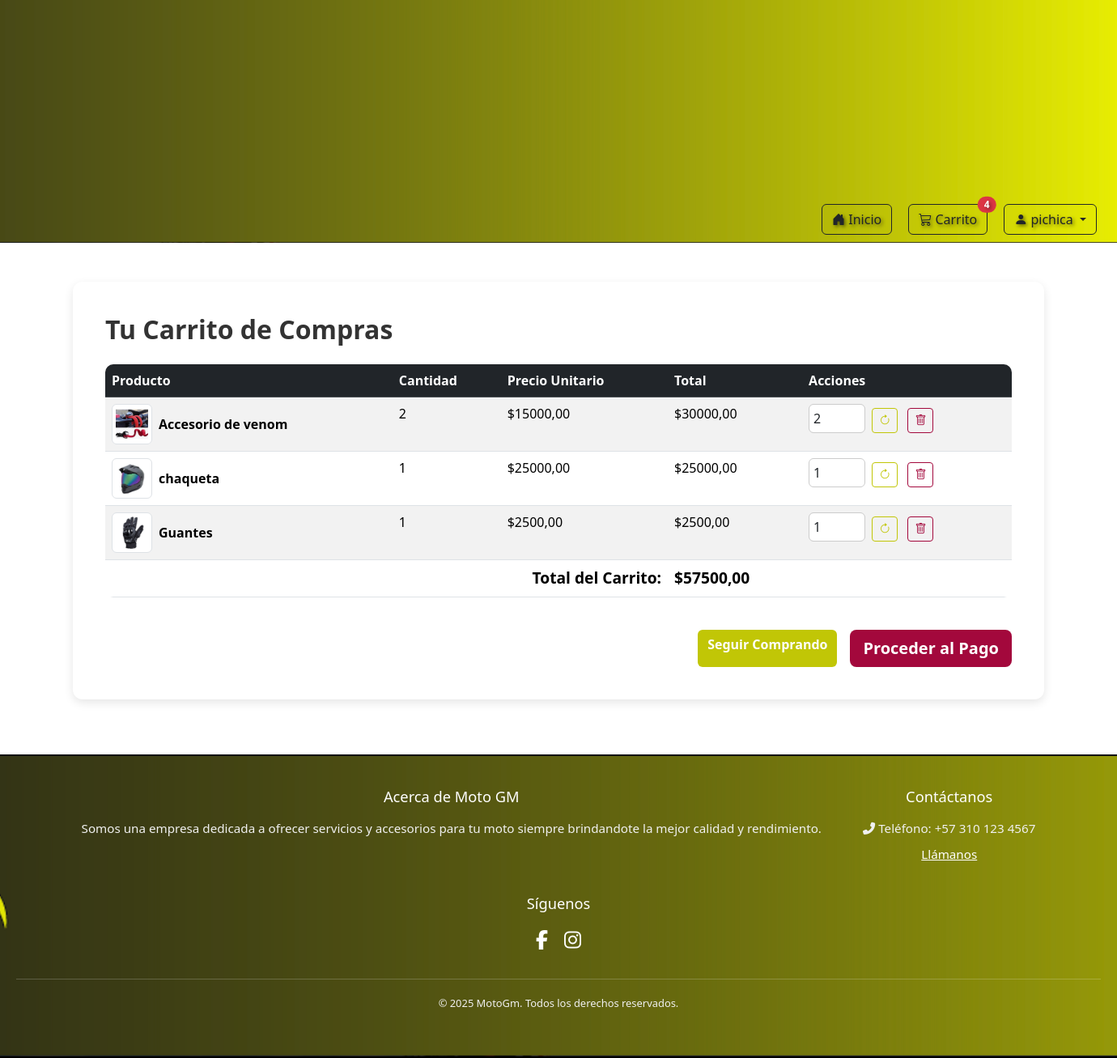
Screenshot of /productos/carrito/ (signed in) with the database file from the repository.
### productos/models.py (models this page shows, shortened)
class CarritoItem(models.Model):
        usuario = models.ForeignKey(User, on_delete=models.CASCADE, null=True, blank=True)
        session_key = models.CharField(max_length=40, null=True, blank=True)
        producto = models.ForeignKey(Producto, on_delete=models.CASCADE)
        cantidad = models.PositiveIntegerField(default=1)
        fecha_agregado = models.DateTimeField(auto_now_add=True)
        class Meta:
            unique_together = ('usuario', 'producto', 'session_key')
        def get_total_item_price(self):
            return self.cantidad * self.producto.precio

class Producto(models.Model):
    nombre = models.CharField(max_length=200)
    descripcion = models.TextField()
    precio = models.DecimalField(max_digits=10, decimal_places=2)
    imagen = models.ImageField(upload_to='productos/', null=True, blank=True) # Las imágenes se guardarán en media/productos/
    stock = models.IntegerField(default=0)
    disponible = models.BooleanField(default=True)
    fecha_creacion = models.DateTimeField(auto_now_add=True)
    ultima_actualizacion = models.DateTimeField(auto_now=True)
    categoria = models.ForeignKey(Categoria, on_delete=models.SET_NULL, null=True, blank=True, related_name='productos')
    class Meta:
        ordering = ['nombre'] # Ordena los productos por nombre por defecto

### productos/views.py (the view)
# urls.py: path('carrito/', views.view_cart, name='view_cart'),
def view_cart(request):
    identifier = _get_or_create_cart_identifier(request)
    if identifier['usuario']: # Usuario logueado
        carrito_items = CarritoItem.objects.filter(usuario=identifier['usuario']).select_related('producto')
    else: # Usuario anónimo
        carrito_items = CarritoItem.objects.filter(session_key=identifier['session_key']).select_related('producto')
    total_carrito = sum(item.get_total_item_price() for item in carrito_items)
    context = {
        'carrito_items': carrito_items,
        'total_carrito': total_carrito,
    }
    return render(request, 'productos/carrito.html', context)

### productos/context_processors.py (called while the page is built)
def cart_item_count(request):
    cart_count = 0
    if request.user.is_authenticated:
        cart_count = CarritoItem.objects.filter(usuario=request.user).count() # o .aggregate(Sum('cantidad'))['cantidad__sum'] si quieres sumar las cantidades
    return {'cart_count': cart_count}

### productos/views.py (called while the page is built)
def _get_or_create_cart_identifier(request):
    if request.user.is_authenticated:
        return {'usuario': request.user, 'session_key': None}
    else:
        if not request.session.session_key:
            request.session.save() # Forzar la creación de una session_key si no existe
        return {'usuario': None, 'session_key': request.session.session_key}

### productos/templates/productos/carrito.html (shortened to what this page needs)
{% extends 'core/base.html' %}
{% load static %}
{% block content %}
<div class="container my-5">
    <h1 class="mb-4">Tu Carrito de Compras</h1>
    {% if carrito_items %}
        <div class="table-responsive">
            <table class="table table-striped table-hover">
                <thead class="table-dark">
                    <tr>
                        <th scope="col">Producto</th>
                        <th scope="col">Cantidad</th>
                        <th scope="col">Precio Unitario</th>
                        <th scope="col">Total</th>
                        <th scope="col">Acciones</th>
                    </tr>
                </thead>
                <tbody>
                    {% for item in carrito_items %}
                        <tr>
                            <td>
                                <div class="d-flex align-items-center">
                                    {% if item.producto.imagen %}
                                        <img src="{{ item.producto.imagen.url }}" alt="{{ item.producto.nombre }}" class="img-thumbnail me-2" style="width: 50px; height: 50px; object-fit: cover;">
                                    {% endif %}
                                    <a href="{% url 'productos:detalle_producto' item.producto.pk %}">{{ item.producto.nombre }}</a>
                                </div>
                            </td>
                            <td>{{ item.cantidad }}</td>
                            <td>${{ item.producto.precio }}</td>
                            <td>${{ item.get_total_item_price }}</td>
                            <td class="action-buttons">
                                <form action="{% url 'productos:update_cart_item' item.id %}" method="post" class="d-inline me-2">
                                    <input type="number" name="cantidad" value="{{ item.cantidad }}" min="1" max="{{ item.producto.stock }}" class="form-control d-inline-block me-1" style="width: 70px;">
                                    <button type="submit" class="btn btn-sm btn-outline-secondary" title="Actualizar">
                                        <i class="bi bi-arrow-clockwise"></i>
                                    </button>
                                </form>
                                <form action="{% url 'productos:remove_from_cart' item.id %}" method="post" class="d-inline">
                                    <button type="submit" class="btn btn-sm btn-outline-danger" title="Eliminar">
                                        <i class="bi bi-trash"></i>
                                    </button>
                                </form>
                            </td>
                        </tr>
                    {% endfor %}
                </tbody>
                <tfoot>
                    <tr>
                        <th colspan="3" class="text-end">Total del Carrito:</th>
                        <th>${{ total_carrito }}</th>
                        <th></th>
                    </tr>
                </tfoot>
            </table>
        </div>
        <div class="d-grid gap-2 d-md-flex justify-content-md-end mt-4">
            <a href="{% url 'landing_page' %}" class="btn btn-secondary me-md-2">Seguir Comprando</a>
            <a href="{% url 'productos:checkout' %}" class="btn btn-danger btn-lg">Proceder al Pago</a>
        </div>
    {% else %}
        <div class="alert alert-info text-center" role="alert">
            Tu carrito de compras está vacío. <a href="{% url 'landing_page' %}" class="alert-link">¡Explora nuestros productos!</a>
        </div>
    {% endif %}
</div>
{% endblock content %}

### core/templates/core/base.html (shortened to what this page needs)
{% load static %}
<!DOCTYPE html>
<html lang="es">
<head>
    <link rel="stylesheet" href="https://cdnjs.cloudflare.com/ajax/libs/font-awesome/6.5.2/css/all.min.css" xintegrity="sha512-SnH5WK+bZxgPHs44uWIX+LLJAJ9/2PkPKZ5QiAj6Ta86w+fsb2TkcmfRyVX3pBnMFcV7oQPJkl9QevSCWr3W6A==" />
    <link href="https://cdn.jsdelivr.net/npm/bootstrap@5.3.7/dist/css/bootstrap.min.css" rel="stylesheet" xintegrity="sha384-LN+7fdVzj6u52u30Kp6M/trliBMCMKTyK833zpbD+pXdCLuTusPj697FH4R/5mcr">
    <link rel="stylesheet" href="{% static 'core/stylecore.css' %}">
    <link rel="stylesheet" href="https://cdn.jsdelivr.net/npm/bootstrap-icons@1.13.1/font/bootstrap-icons.min.css">
</head>
<body>
    <div class="container1">
        <div class="top-banner">
            <div class="banner-content">
            </div>
        </div>
        <div class="banner-buttons">
            <a href="{% url 'landing_page' %}" class="btn btn-outline-dark">
                <i class="bi bi-house-door-fill"></i> Inicio
            </a>
            <a href="{% url 'productos:view_cart' %}" class="btn btn-outline-dark position-relative">
                <i class="bi bi-cart3"></i> Carrito
                <span id="cart-count-badge" class="position-absolute top-0 start-100 translate-middle badge rounded-pill bg-danger d-none">
                </span>
            </a>
            {% if user.is_authenticated %}
                <div class="dropdown">
                    <a class="btn btn-outline-dark dropdown-toggle" href="#" role="button" id="userDropdown" data-bs-toggle="dropdown" aria-expanded="false">
                        <i class="bi bi-person-fill"></i> {{ user.username }}
                    </a>
                </div>
            {% endif %}
        </div>
    </div>
    <div class="main-content">
        {% block content %}
        {% endblock content %}
    </div>
    <footer class="main-footer">
        <div class="footer-content">
            <div class="footer-description">
                <h3>Acerca de Moto GM</h3>
                <p>Somos una empresa dedicada a ofrecer servicios y accesorios para tu moto siempre brindandote la mejor calidad y rendimiento.</p>
            </div>
            <div class="footer-contact">
                <h3>Contáctanos</h3>
                <p><i class="fas fa-phone-alt"></i> Teléfono: +57 310 123 4567</p>
                <p><a href="tel:+573101234567" class="phone-link">Llámanos</a></p>
            </div>
            <div class="footer-social">
                <h3>Síguenos</h3>
                <div class="social-icons">
                    <a href="https://facebook.com/tu_emprendimiento" target="_blank" aria-label="Facebook"><i class="fab fa-facebook-f"></i></a>
                    <a href="https://instagram.com/tu_emprendimiento" target="_blank" aria-label="Instagram"><i class="fab fa-instagram"></i></a>
                </div>
            </div>
        </div>
        <div class="footer-bottom">
            <p>&copy; 2025 MotoGm. Todos los derechos reservados.</p>
        </div>
    </footer>
</body>
</html>

### core/static/core/stylecore.css (style rules this page uses)
.main-content { display: flex; flex-direction: column; justify-content: center; align-items: center; min-height: calc(100vh - 300px - 200px); padding: 20px; }
.top-banner { padding: 10px 20px; color: white; }
.banner-content { display: flex; justify-content: space-between; align-items: center; }
.container1 { background-image: url('/static/core/img/colorbanner.png'); background-size: cover; background-position: center; background-repeat: no-repeat; height: 300px; display: flex; flex-direction: column; justify-content: center; align-items: center; color: white; text-shadow: 2px 2px 4px rgba(0, 0, 0, 0.5); padding: 20px; }
.container1 .btn { margin: 10px 5px; }
.banner-buttons { position: absolute; bottom: 0px; right: 20px; display: flex; gap: 10px; }
.container1 { position: relative; }
.main-content { padding-top: 0px; padding-bottom: 20px; }
.main-footer { background-image: url('/static/core/img/colorbanner.png'); background-color: #000; border-top: 2px solid #000; border-bottom: 2px solid #000; padding: 40px 20px; font-size: 0.95em; color: white; position: relative; background-size: cover; background-repeat: no-repeat; background-position: left; }
.main-footer::before { content: ""; position: absolute; top: 0; left: 0; width: 100%; height: 100%; background: rgba(0, 0, 0, 0.1); z-index: 0; }
.main-footer > * { position: relative; z-index: 1; }
.footer-content { display: flex; flex-wrap: wrap; justify-content: space-around; max-width: 1200px; margin: 0 auto; gap: 30px; text-align: left; }
.main-footer h3 { color: white; margin-bottom: 15px; font-size: 1.2em; text-align: center; }
.footer-description p, .footer-contact p { color: #f0f0f0; margin-bottom: 8px; line-height: 1.6; text-align: center; }
.footer-contact .phone-link { color: white; text-decoration: underline; transition: color 0.3s ease; }
.social-icons { display: flex; justify-content: center; margin-top: 15px; }
.social-icons a { color: white; font-size: 24px; margin: 0 10px; transition: color 0.3s ease; }
.footer-bottom { text-align: center; margin-top: 30px; padding-top: 20px; border-top: 1px solid rgba(255, 255, 255, 0.2); font-size: 0.85em; color: #f0f0f0; }
.container { background-color: #fff; padding: 40px; border-radius: 12px; box-shadow: 0 4px 12px rgba(0,0,0,0.1); max-width: 1200px; margin: auto; }
.container h1 { font-size: 2em; font-weight: bold; color: #333; }
.table { background-color: white; border-radius: 10px; overflow: hidden; }
.table td a { font-weight: 600; color: #000; text-decoration: none; }
.table input[type="number"] { border-radius: 6px; border: 1px solid #ccc; padding: 5px; }
.btn-outline-secondary { border-color: #c1c606; color: #c1c606; }
.btn-outline-danger { border-color: #a3083c; color: #a3083c; }
.table tfoot th { font-size: 1.2em; color: #000; }
.btn-secondary { background-color: #c1c606; border: none; color: white; font-weight: bold; }
.btn-danger { background-color: #a3083c; border: none; font-weight: bold; }

### rows the page displays
CarritoItem: producto.imagen (picture), producto.nombre "Accesorio de venom", cantidad "2", producto.precio "15000,00", get_total_item_price "30000,00"
CarritoItem: producto.imagen (picture), producto.nombre "chaqueta", cantidad "1", producto.precio "25000,00", get_total_item_price "25000,00"
CarritoItem: producto.imagen (picture), producto.nombre "Guantes", cantidad "1", producto.precio "2500,00", get_total_item_price "2500,00"

### other values shown
{{ user.username }} "pichica"
{{ total_carrito }} "57500,00"
